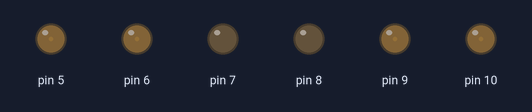
A sketch run on a simulated Arduino Nano, built with avr-gcc and run on an emulated ATmega328P. On the bench: output pins drawn as LEDs (lit = HIGH).

Above: at 0.05 s.
At 0.75 s:
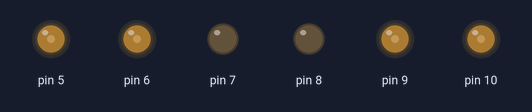
At 1.45 s:
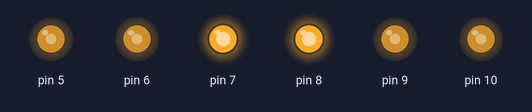
At 2.85 s:
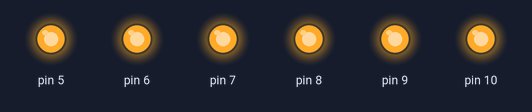
At 4.25 s:
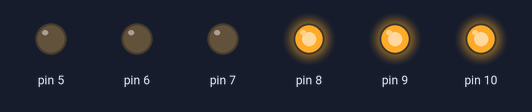
At 5.65 s:
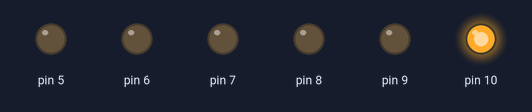
Timing chart, 0 to 7.4 s (numbered marks = the images above):
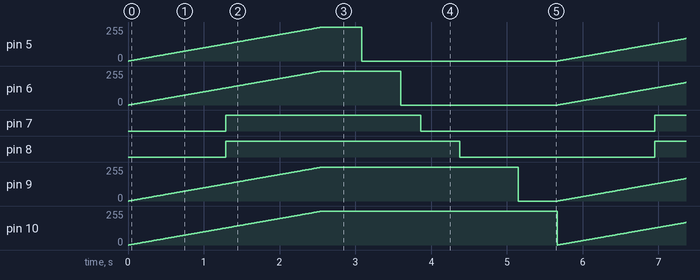

The sketch:

Projekt3.ino
```cpp
#define LEDAnfang 5 //erster Pin
#define LEDEnde 10 //Letzter Pin
#define Schrittweite 1 //Wie viele Pins entfernt?
#define Wartezeit 5
/*
Name:		Projekt2_1.ino
Created:	03.04.2016 10:48:39
Author:	Rubeen
*/

// Methode beim Start
void setup()
{
	//solange, wie...
	//Setze i = LEDAnfang
	//... i kleiner o. gleich LEDEnde ist,
	//addiere Schrittweite
	for (int i = LEDAnfang; i <= LEDEnde; i += Schrittweite)
	{
		pinMode(i, OUTPUT);
	}
}

// Schleife während Betrieb
void loop()
{
	for (int i = 0; i <= 255; i++)
	{
		for (int j = LEDAnfang; j <= LEDEnde; j = j + Schrittweite)
		{
			analogWrite(j, i);
		}
		delay(Wartezeit * 2);
	}

	for (int j = LEDAnfang; j <= LEDEnde; j = j + Schrittweite)
	{
		for (int i = 255; i >= 0; i--)
		{
			analogWrite(j, i);
			delay(Wartezeit / 2);
		}
	}
}
```

Measured:
- by itself, pin 5, pin 6, pin 9, pin 10: ramps from 0/255 to 255/255 and jumps back, once every 5.7 s
- by itself, pin 7: alternates HIGH for 2.6 s and LOW for 3.1 s
- by itself, pin 8: alternates HIGH for 3.1 s and LOW for 2.6 s
